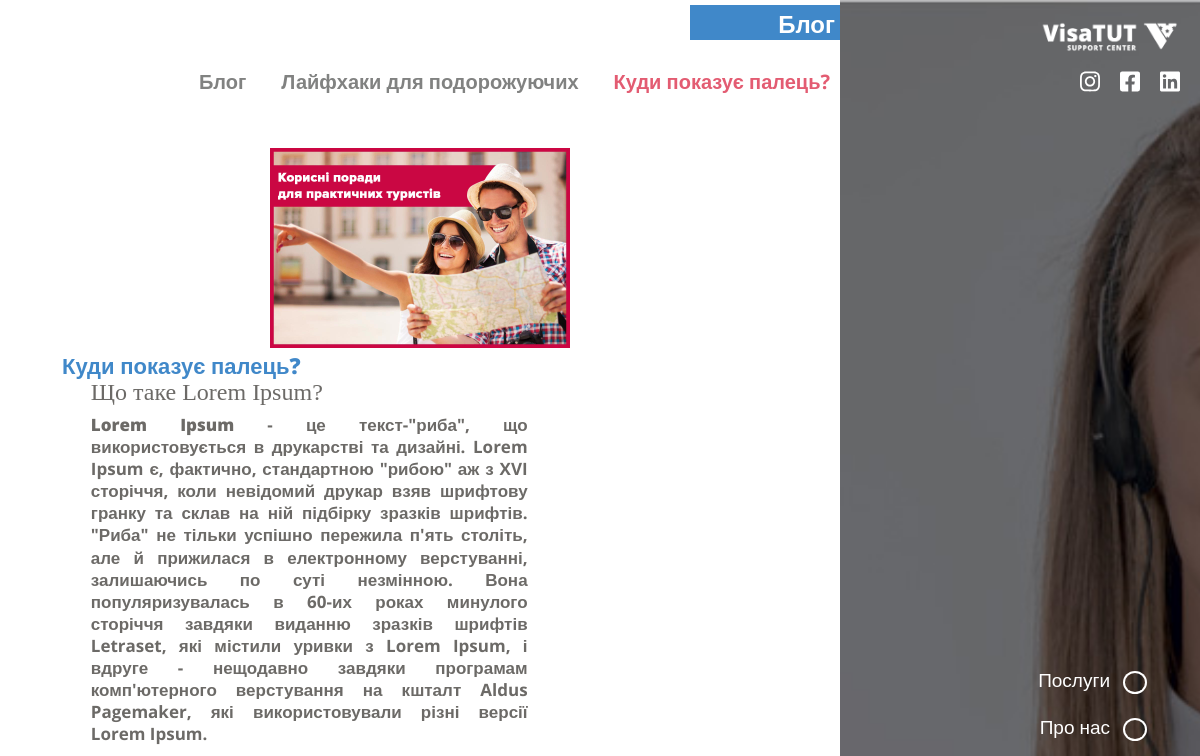
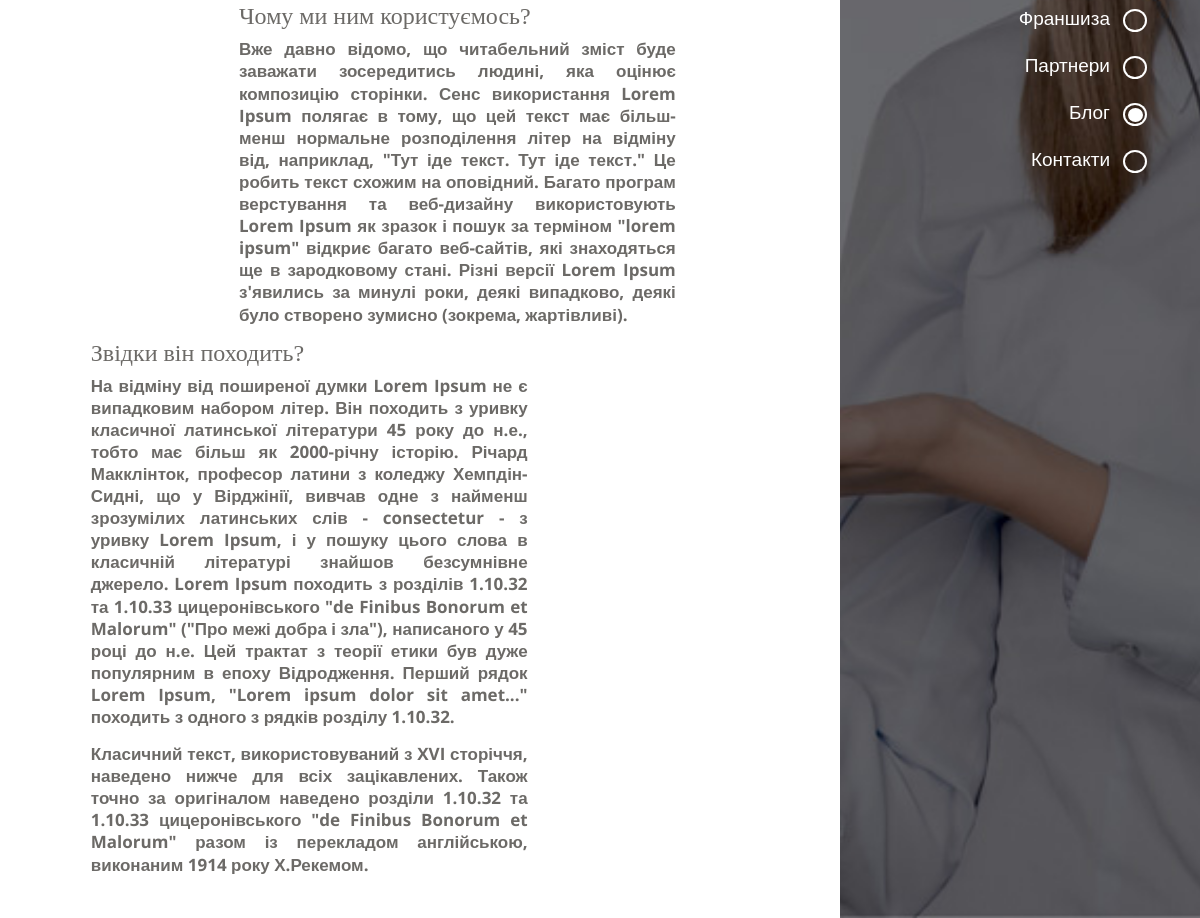
/post/lifhax/20/, run on an earlier commit of the app's database (2 pictures, top to bottom).
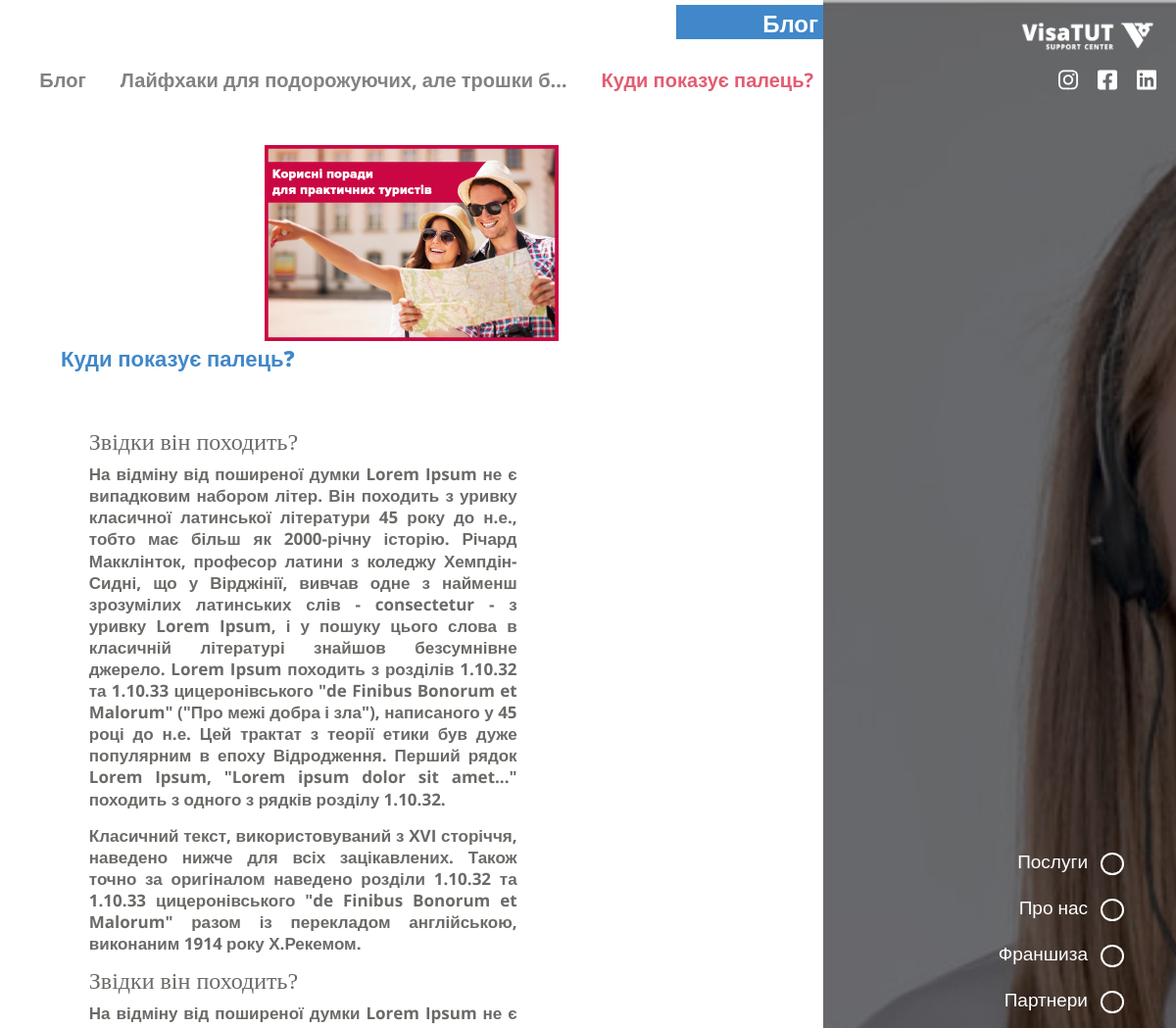
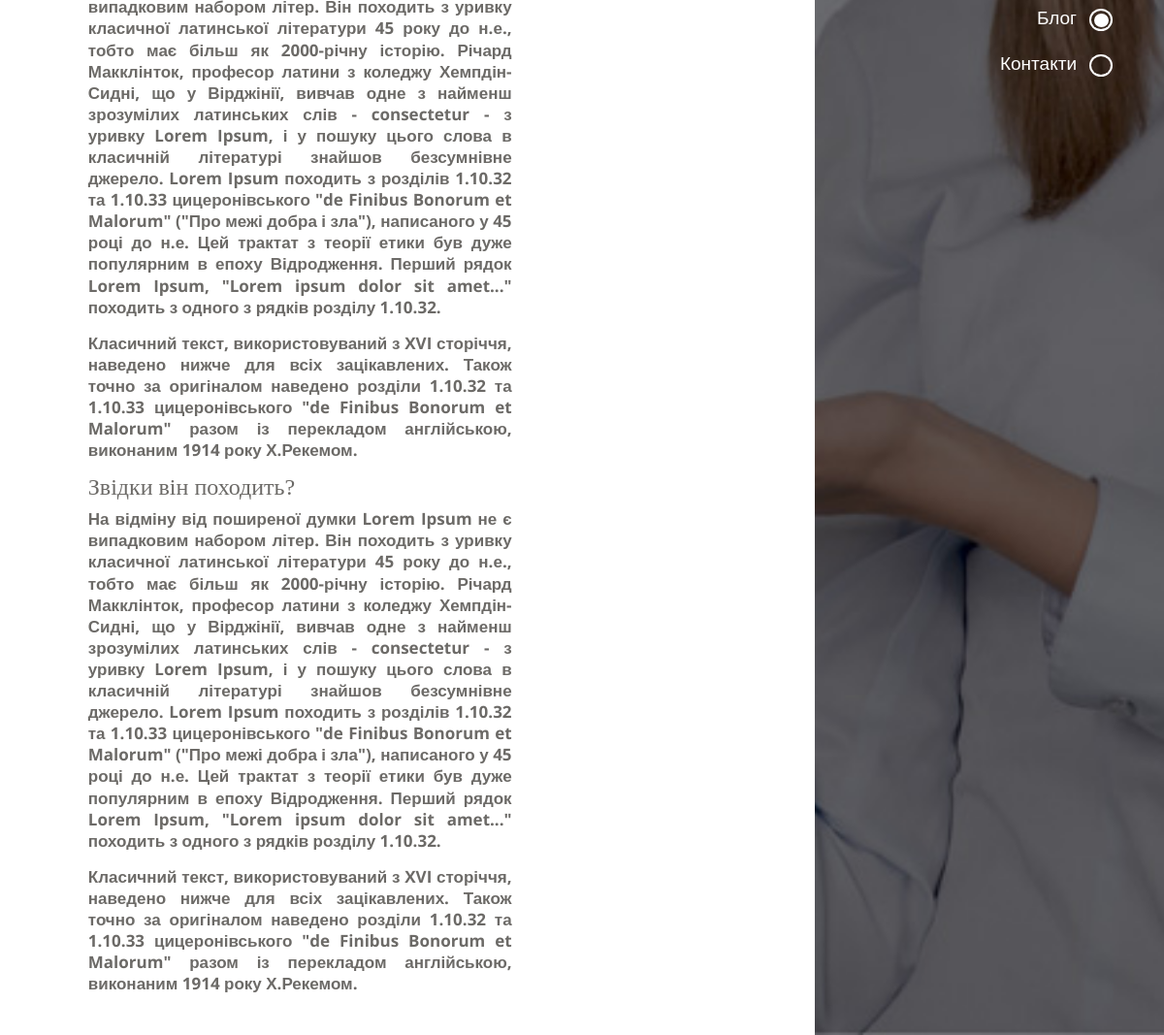
And on a later commit of the database (2 pictures, top to bottom).
### project/blog/models.py (models this page shows, shortened)
class PostCategory(MetaData):
    title           = models.CharField(verbose_name='Заголовок', max_length=150, blank=True, null=True)
    slug            = models.SlugField(verbose_name='Посилання', unique=True)
    image           = models.ImageField(verbose_name='Зображення', blank=True, null=True)
    updated         = models.DateTimeField(verbose_name='Змінено', auto_now=True)
    class Meta:
        verbose_name = 'Категорії блогу'
        verbose_name_plural = 'Категорії блогу'

class Post(MetaData):
    title           = models.CharField(verbose_name='Заголовок', max_length=150, blank=True, null=True)
    image           = models.ImageField(verbose_name='Зображення', blank=True, null=True)
    text            = HTMLField(verbose_name='Текст', blank=True, null=True)
    post_category   = models.ForeignKey(verbose_name='Відноситься до категорії', to='PostCategory', blank=True, null=True, on_delete=models.CASCADE, related_name='post_categories')
    updated         = models.DateTimeField(verbose_name='Змінено', auto_now=True)
    def get_image_url(self):
        url = ''
        if self.image: url = self.image.url
        return url
    class Meta:
        verbose_name = 'Пости'
        verbose_name_plural = 'Пости'

### project/views.py (the view)
# urls.py: path('post/<slug>/<id>/',  post,              name='post'),
def post(request, slug, id):
    post_category   = PostCategory.objects.get(slug=slug)
    post            = Post.objects.get(pk=id)
    return render(request, 'post.html', locals())

### templates/post.html (shortened to what this page needs)
<!DOCTYPE html>
<html lang="en">
<head>
	<link rel="stylesheet" href="/static/css/style.css?v=2">
</head>
<body class="services_fixed blog_fixed">
	<div class="nav-bar">
		<a class="logo_link" href="/">
			<div class="logo-wrap">
				<img src="/static/img/logo.png" alt="">
			</div>
		</a>
		<div class="hidden_nav-bar">
			<div data-index="2" data-menuanchor="secondPage" class="hidden_name slide psevdo_link">
				<div class="psevdo_point">
					<div class="psevdo_sub-point">
					</div>
				</div>
				<a href="#secondPage">
					Послуги
				</a>
			</div>
			<div data-index="3" data-menuanchor="3thPage" class="hidden_name slide psevdo_link">
				<div class="psevdo_point">
					<div class="psevdo_sub-point">
					</div>
				</div>
				<a href="#3thPage">
					Про нас
				</a>
			</div>
			<div data-index="4" data-menuanchor="4thpage" class="hidden_name slide psevdo_link">
				<div class="psevdo_point">
					<div class="psevdo_sub-point">
					</div>
				</div>
				<a href="#4thpage">
					Франшиза
				</a>
			</div>
			<div data-index="5" data-menuanchor="5thpage" class="hidden_name slide psevdo_link">
				<div class="psevdo_point">
					<div class="psevdo_sub-point">
					</div>
				</div>
				<a href="#5thpage">
					Партнери
				</a>
			</div>
			<div data-index="6" data-menuanchor="6thpage" class="hidden_name slide psevdo_link">
				<div class="psevdo_point">
					<div class="psevdo_sub-point psevdo_sub-point_active">
					</div>
				</div>
				<a href="#6thpage">
					Блог
				</a>
			</div>
			<div data-index="7" data-menuanchor="7thpage" class="hidden_name slide psevdo_link">
				<div class="psevdo_point">
					<div class="psevdo_sub-point">
					</div>
				</div>
				<a href="#7thpage">
					Контакти
				</a>
			</div>
		</div>
		  <div class="sociate-block">
			<div class="sociate-prof">
			</div>
			<div class="sociate-prof">
			</div>
			<div class="sociate-prof">
			</div>
		</div>
	</div>
		<section id="sect2" class="sect_name section sect2 services2">
			<div class="default-block">
				<div class="default-content">
					<div class="main__title">
						<h1 class="title_name">
							Блог
						</h1>
					</div>
					<div class="mini-navigation-block">
						<div data-scheme="102" class="nav_name nav_name_blog ">
							Блог
						</div>
						<div class="nav_name nav_name_blog">
							<a href="{% url 'blog' post_category.slug %}">{{ post_category.title|truncatechars_html:40 }}</a>
						</div>
						<div class="nav_name nav_name_blog nav_name_active">
							{{ post.title|truncatechars_html:40 }}
						</div>
					</div>
					<div class="blog-block normalScroll">
						<div class="blog-img blog-img_for_link">
							<img src="{{ post.get_image_url }}" alt="{{ post.img_alt }}">
						</div>
						<div class="blog-text">
							<div class="blog__title">
								{{ post.title }}
							</div>
							{{ post.text|safe }}
						</div>
					</div>
				</div>
				<div class="default-image default-image-1">
				</div>
			</div>
		</section>
</body>
</html>

What changed in the data, as far as the page shows it:
changed PostCategory: title "Лайфхаки для подорожуючих" → "Лайфхаки для подорожуючих, але трошки б…"
changed Post "Куди показує палець?": text "Що таке Lorem Ipsum? Lorem Ipsum - це текст-\"риба\", що використовується в друкарстві та дизайні. Lorem Ipsum є, фактично, стандартною \"рибою\" аж з XVI сторіччя, коли невідомий друкар взяв шрифтову гранку та склав на ній підбірку зразків шрифтів. \"Риба\" не тільки успішно пережила п'ять століть, але й прижилася в електронному верстуванні, залишаючись по суті незмінною. Вона популяризувалась в 60-их роках минулого сторіччя завдяки виданню зразків шрифтів Letraset, які містили уривки з Lorem Ipsum, і вдруге - нещодавно завдяки програмам комп'ютерного верстування на кшталт Aldus Pagemaker, які використовували різні версії Lorem Ipsum. Чому ми ним користуємось? Вже давно відомо, що читабельний…" → "Звідки він походить? На відміну від поширеної думки Lorem Ipsum не є випадковим набором літер. Він походить з уривку класичної латинської літератури 45 року до н.е., тобто має більш як 2000-річну історію. Річард Макклінток, професор латини з коледжу Хемпдін-Сидні, що у Вірджінії, вивчав одне з найменш зрозумілих латинських слів - consectetur - з уривку Lorem Ipsum, і у пошуку цього слова в класичній літературі знайшов безсумнівне джерело. Lorem Ipsum походить з розділів 1.10.32 та 1.10.33 цицеронівського \"de Finibus Bonorum et Malorum\" (\"Про межі добра і зла\"), написаного у 45 році до н.е. Цей трактат з теорії етики був дуже популярним в епоху Відродження. Перший рядок Lorem Ipsum, \"Lorem…"
